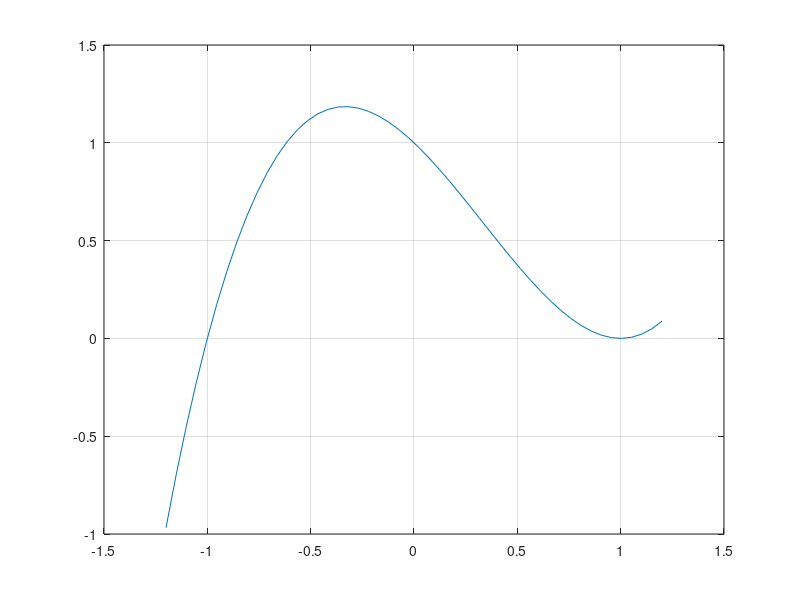

Here is the MATLAB script that generated this plot:
function initial_approximation_pr_2_4
%plot the function 
a = -1.2;
b = 1.2;
x = linspace(a, b, 50);
y = f(x);
plot(x, y);
grid on;

%
epsilon = 0.01;
a = -1.2;
b= 1.2;
x = linspace(a, b, 9);
r_app = approot(x, epsilon);
disp (r_app);




end 

function y = f(x)
%return the value of the function
y=x.^3-x.^2-x+1;

end

function r_app = approot(x, epsilon)
y = f(x);
yrange = max(y) - min(y);
epsilon2 = yrange*epsilon;

n = length(x);
x(n+1) = x(n);
y(n+1) = y(n);
%number of the approximation 
m = 0;

for k =2:n
    if y(k-1)*y(k)<=0
        m = m+1;
        r_app(m) = (x(k-1) + x(k))/2;
    end
    s = (y(k)-y(k-1))*(y(k+1)-y(k));
    if abs(y(k))<epsilon2 && s<=0
        m = m+1;
        r_app(m) = x(k);
    end
end




end